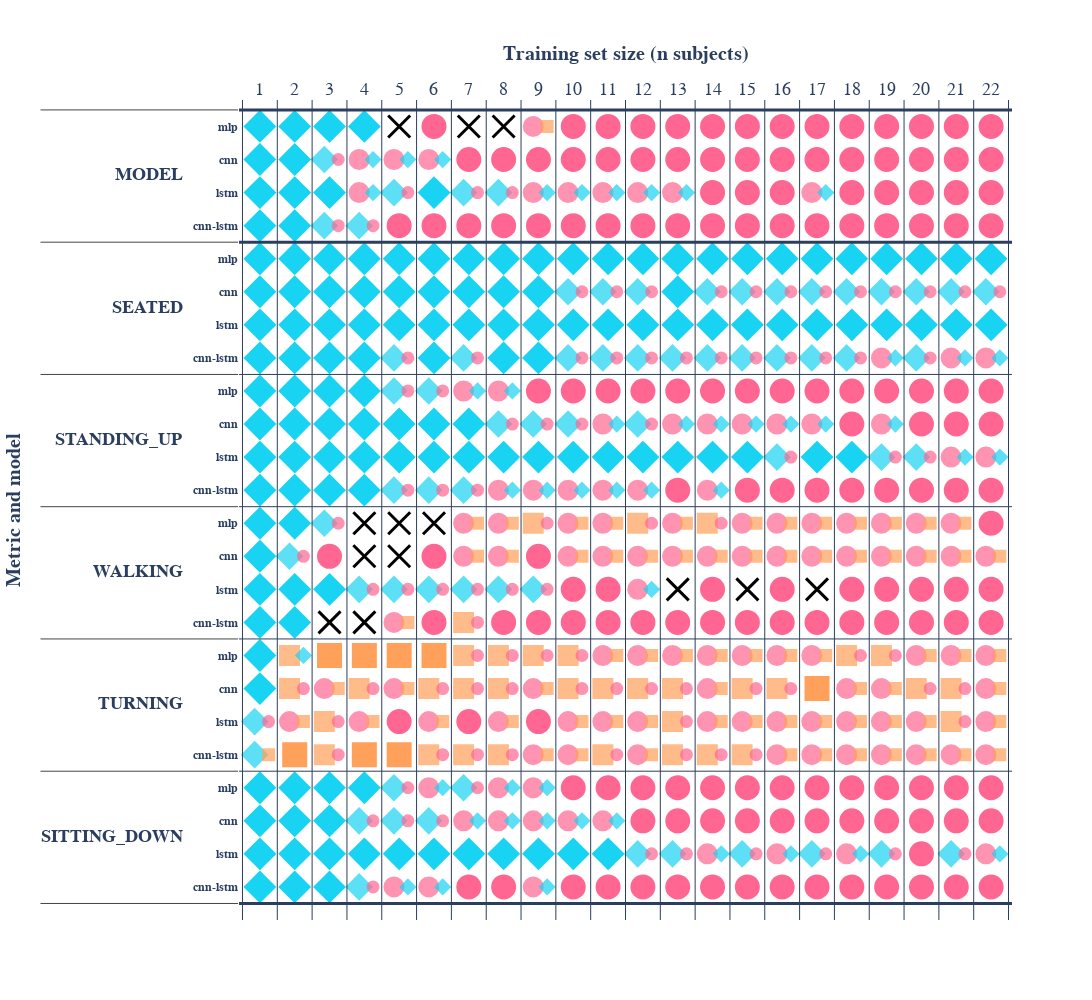

The notebook cell this image was saved under:
### Markdown cell above
## Visual representation

The following figure summarises the previous tables. Each data source is represented by a shape:

- **Smartphone**: orange **square**
- **Smartwatch**: blue **diamond**
- **Fused**: red **circle**

In the figure, there is one or several of these icons for each metric, model and training set size (number of subjects). Here are the possible scenarios:

- A single icon: the data source represented by the icon obtained the statistically best results.
- _N_ icons: the data sources represented by the _N_ icons obtained the statistically best results. The _N_ data sources are ordered by best absolute mean accuracy/F1-score from left to right.
- A cross: no significant differeces were observed among data sources.

### Code cell
sources_results = {
    TargetFilter.MODEL: datasource_overlall_tests, 
    TargetFilter.SEATED: datasource_seated_tests, 
    TargetFilter.STANDING_UP: datasource_standing_tests, 
    TargetFilter.WALKING: datasource_walking_tests, 
    TargetFilter.TURNING: datasource_turning_tests, 
    TargetFilter.SITTING_DOWN: datasource_sitting_tests
}

best_sources = obtain_best_items(sources_results, SOURCES, MODELS)
significance_sources = load_best_significant(SIGNIFICANCE_FILE)

best_datasources_fig = plot_visual_comparison(best_sources, significance_sources, SOURCES, MODELS, yaxis_conf={'title': 'model', 'range': [24, -0.8]})
best_datasources_fig
